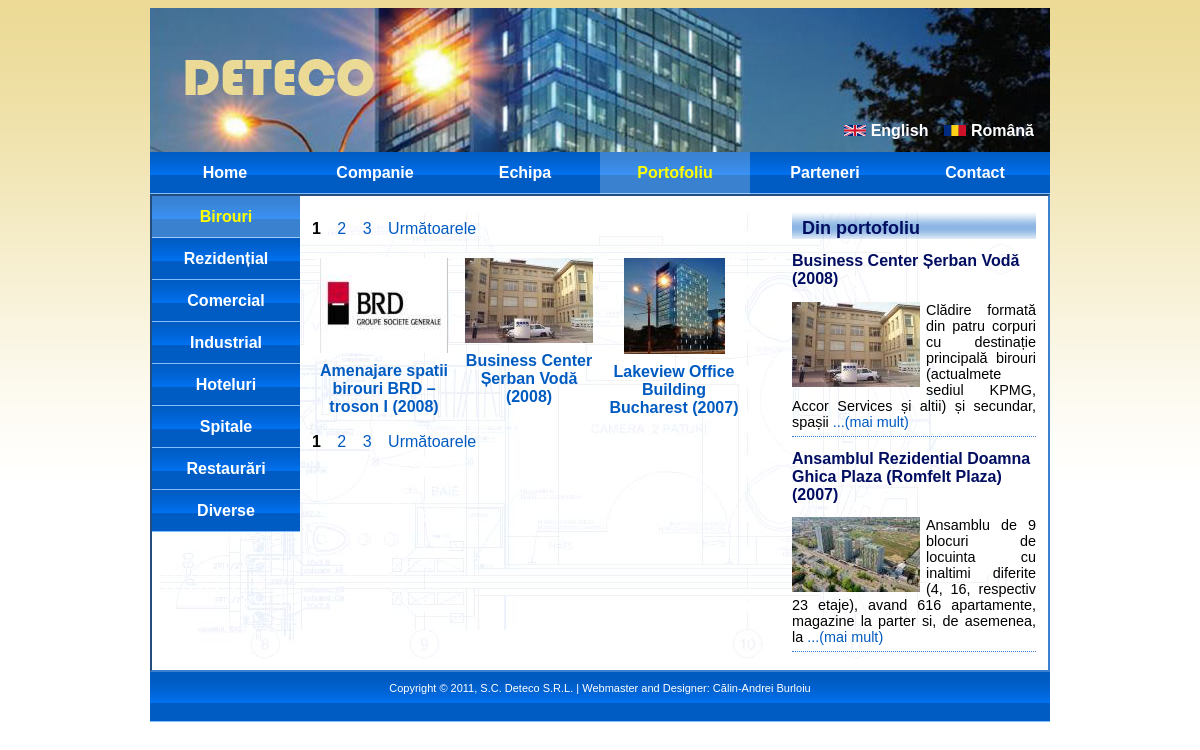
Screenshot of /portfolio.php with the database file from the repository.
### tables this page shows
CREATE TABLE `languages` (
  `code` varchar(8) NOT NULL,
  `name` varchar(32) NOT NULL,
  `image` varchar(64) default NULL,
  PRIMARY KEY  (`code`)
);

CREATE TABLE `portfolio` (
  `id` int(11) NOT NULL auto_increment,
  `name` varchar(128) NOT NULL,
  `category` enum('office','residential','hotel','industrial','commercial','restoration','hospital','other') NOT NULL,
  `tags` varchar(64) NOT NULL,
  `address` varchar(512) NOT NULL,
  `developer` varchar(128) NOT NULL,
  `chief_architect` varchar(128) NOT NULL,
  `whole_area` int(11) default NULL,
  `height` varchar(128) NOT NULL,
  `phase` varchar(128) NOT NULL,
  `year_begin` year(4) default NULL,
  `year_end` year(4) default NULL,
  `description` text NOT NULL,
  `images` varchar(512) NOT NULL,
  PRIMARY KEY  (`id`)
);

### portfolio.php (called while the page is built)
<?php
require('PortfolioPage.class.php');
$page = new PortfolioPage();
$page->appendHeader();
$page->appendBody();
$page->appendFooter();
$page->display();
?>

### PortfolioPage.class.php (called while the page is built, shortened)
<?php
require('Page.class.php');
require_once('ProjectListModule.class.php');
class PortfolioPage extends Page
{
	protected $dbContent;
	protected $page;
	protected $category;
	public function __construct()
	{
		$this->dbContent = new Content("portfolio");
		if(isset($_GET['category']))
			$this->category = $_GET['category'];
		else
			$this->category = 'office';
		if(isset($_GET['page']))
			$this->page = intval($_GET['page']);
		else
			$this->page = 0;
	}
	public function appendContent()
	{
		$prjListModule = new ProjectListModule($this->dbContent, $this->page,
			$this->category);
		$this->append($prjListModule->getContent());
	}
}

### SingletonDB.class.php (called while the page is built, shortened)
<?php
class SingletonDB
{
	private static $connection;
	public static function connect()
	{
		if(!isset(self::$connection))
		{
			self::$connection = new mysqli(ADDRESS, USERNAME, PASSWORD, DATABASE);
		}
		return self::$connection;
	}
}
?>

### Content.class.php (called while the page is built, shortened)
<?php
require_once('includes.inc.php');
require_once('util.inc.php');
class Content
{
	protected $db;
	protected $content;
	protected $lang;
	public function __construct($namespace)
	{
		try {
			$this->db = SingletonDB::connect();
			if( !($result = $this->db->query("SELECT * FROM `languages`")) )
				throw new DBException('query');
			while($row = $result->fetch_assoc())
			{
				$this->languages[$row['code']]['name'] = $row['name'];
				$this->languages[$row['code']]['img'] = $row['image'];
			}
			$matchedLang = DEFAULT_LANG;
			if(isset($_GET['lang']))
			{
				$lang = $this->processLangCode($_GET['lang']);
				$this->lang = $lang;
				if($lang != $matchedLang)
					setcookie("lang", $lang, time() + 30*24*60*60);
				else
					setcookie("lang", $lang, time() - 3600);
			}
			else if(isset($_COOKIE['lang']))
				$this->lang = $this->processLangCode($_COOKIE['lang']);
			else
				$this->lang = $matchedLang;
				if( !($result = $this->db->query("SELECT * FROM `content` WHERE namespace = 'common' OR namespace = '"
					. $namespace . "'")) )
				throw new DBException('query');
			while($row = $result->fetch_assoc())
			{
				$this->content[$row['name']] = json_decode($row['value'], true);
			}
		}
		catch(DBException $e) {
			echo $e->errorMessage();
			die();
		}
	}
	public function __get($name)
	{
		if(isset($this->content[$name]))
			return $this->content[$name][$this->lang];
		else
			return null;
	}
	public function getPortfolioSummary($category, $page, $checkIncomplete=false)
	{
		$portfolio = null;
		if(!$checkIncomplete)
			$columns = "id, name, tags, year_begin, images, category";
		else
			$columns = "*";
		$query = "SELECT ". $columns. " FROM `portfolio`";
		if($category != null)
			$query .= " WHERE category = '". $category . "'";
		$query .= " ORDER BY year_begin DESC, name ASC";
		$result = $this->db->query($query);
		while($row = $result->fetch_assoc())
		{
			$portfolio[$row['id']]['name'] = $row['name'];
			$portfolio[$row['id']]['tags'] = $row['tags'];
			$portfolio[$row['id']]['year_begin'] = $row['year_begin'];
			$images = json_decode($row['images'], true);
			if(!$images)
				$portfolio[$row['id']]['image'] = null;
			else
				$portfolio[$row['id']]['image'] = getThumbFileName($images[0]);
			$portfolio[$row['id']]['category'] = $row['category'];
		}
		return $portfolio;
	}
	public function getPortfolioAds()
	{
		$portfolio = null;
		$query = "SELECT id, name, tags, year_begin, description, images FROM `portfolio` ORDER BY RAND() LIMIT "
			. P_ADS_COUNT;
		$result = $this->db->query($query);
		while($row = $result->fetch_assoc())
		{
			$portfolio[$row['id']]['name'] = $row['name'];
			$portfolio[$row['id']]['tags'] = $row['tags'];
			$portfolio[$row['id']]['year_begin'] = $row['year_begin'];
			$images = json_decode($row['images'], true);
			if(!$images)
				$portfolio[$row['id']]['image'] = null;
			else
				$portfolio[$row['id']]['image'] = getThumbFileName($images[0]);
			$descriptions = json_decode($row['description'], true);
			$portfolio[$row['id']]['description'] = $descriptions[$this->lang];
		}
		return $portfolio;
	}
	public function getPortfolioCardinality($category)
	{
		$query = "SELECT count(id) c FROM `portfolio` WHERE category = '". $category. "'";
		$result = $this->db->query($query);
		$row = $result->fetch_row();
		if($row)
			return $row[0];
	}
}

### util.inc.php (called while the page is built, shortened)
<?php
function getURL($extraParams)
{
	$params = array_merge($_GET, $extraParams);
	$tokens = explode("?", $_SERVER['REQUEST_URI']);
	$url = $tokens[0];
	if(!empty($params))
	{
		$url .= "?";
		foreach($params as $key => $value)
		{
			$url .= "$key=$value&";
		}
		$url = substr($url, 0, -1);
	}
	return $url;
}
function getProjectURL($id, $name)
{
	return "project-$id-$name";
}
function getThumbFileName($img)
{
	$ext = strrchr($img, '.');
	$basename = substr($img, 0, strpos($img, $ext));
	$thumb = "${basename}_thumb${ext}";
	return $thumb;
}

### ProjectListModule.class.php (the view, shortened to what this page needs)
<?php
require_once('Content.class.php');
class ProjectListModule implements Module
{
	protected $dbContent;
	public function __construct($dbContent, $page=0, $category='office')
	{
		$this->dbContent = $dbContent;
		$this->page = $page;
		$this->category = $category;
	}
	function getNavigation($page, $portfolioCard)
	{
		$nav = "";
		$nPages = ceil($portfolioCard / PRJ_PER_PAGE);
		$nav .= '
					<div class="projects-nav">';
		for($i = 1; $i <= $nPages; $i++)
		{
			if($i - 1 == $page)
				$nav .= '<span class="crt-page">'. $i. '</span> ';
			else
				$nav .= '<a href="javascript: void(0)" onclick="retrieveProjects(' . ($i-1) . ', null)">'
				. $i . '</a> ';
		}
		if(($page + 1) < $nPages)
		{
			$nav .= '<a href="javascript: void(0)" onclick="retrieveProjects(' . ($page+1) . ', null)">'
				. $this->dbContent->portfolio_next . ' '. '</a>';
		}
		$nav .= '</div>';
		return $nav;
	}
	public function getContent()
	{
		$content = '';
		$portfolio = $this->dbContent->getPortfolioSummary($this->category,
			$this->page);
		$portfolioCard = $this->dbContent->getPortfolioCardinality(
			$this->category);
		$content .= $this->getNavigation($this->page, $portfolioCard);
		$i = 0;
		$count = 0;
		$content .= '
						<table class="icons-table">';
		foreach($portfolio as $id => $value)
		{
			$href = getProjectURL($id, $value['tags']);
			if($value['image'] != null)
				$img = "images/portfolio/". $value['image'];
			else
				$img = "";
			if($i == 0)
				$content .= '
							<tr>';
			$content .= '<td><a class="icon" href="' . $href . '">';
			if($img != '')
				$content .= '<img class="icon-img" src="' . $img . '" />';
			$content .= '<div class="icon-title">'
				. $value['name'] . ' (' . $value['year_begin'] . ')</div></a></td>';
			$i++;
			if($i == 3)
			{
				$content .= '</tr>';
				$i = 0;
			}
			$count++;
			if($count == PRJ_PER_PAGE)
				break;
		}
		$content .= '
						</table>';
		$content .= $this->getNavigation($this->page, $portfolioCard);
		return $content;
	}
}

### Page.class.php (shortened to what this page needs)
<?php
require_once('PortfolioAdsModule.class.php');
require_once('Content.class.php');
require_once('util.inc.php');
class Page
{
	protected $title = "Page";
	protected $name = "page";
	protected $content = "";
	protected $dbContent;
	protected $styles;
	public function __construct()
	{
		$this->styles = array("main.css");
	}
	public function append($str)
	{
		$this->content .= $str;
	}
	public function appendHeader()
	{
		$this->content .= '
	<div id="header">';
		$this->content .= '
		<ul id="menu">
			<li><a href="index.php"' . ($this->name == 'home' ? ' class="but_pressed"' : '') .
				'>' . $this->dbContent->menu_home . '</a></li>
			<li><a href="company.php"' . ($this->name == 'company' ? ' class="but_pressed"' : '') .
				'>' . $this->dbContent->menu_company . '</a></li>
			<li><a href="team.php"' . ($this->name == 'team' ? ' class="but_pressed"' : '') .
				'>' . $this->dbContent->menu_team . '</a></li>
			<li><a href="portfolio.php"' . ($this->name == 'portfolio' ? ' class="but_pressed"' : '') .
				'>' . $this->dbContent->menu_portfolio . '</a></li>
			<li><a href="partners.php"' . ($this->name == 'partners' ? ' class="but_pressed"' : '') .
				'>' . $this->dbContent->menu_partners . '</a></li>
			<li><a href="contact.php"' . ($this->name == 'contact' ? ' class="but_pressed"' : '') .
				'>' . $this->dbContent->menu_contact . '</a></li>
		</ul>';
		$this->content .= '
		<ul id="languages">';
      	foreach($this->dbContent->getLanguages() as $key => $value)
      	{
			$this->content .= '<li><a href="'
				. getURL(array("lang" => $key)). '"><img src="images/flags/'
				. $value['img']. '" /> '. $value['name']. '</a></li>';
      	}
		$this->content .= '
		</ul>';
		$this->content .= '
	</div>';
	}
	public function appendSide()
	{
		$modPA = new PortfolioAdsModule($this->dbContent);
		$this->append($modPA->getContent());
	}
	public function appendBody()
	{
		$this->appendContent();
		$this->appendSide();
	}
	public function appendFooter()
	{
		$this->content .= '
	<div id="footer">
		<p>Copyright &copy; 2011, S.C. Deteco S.R.L. | Webmaster and Designer: Cãlin-Andrei Burloiu</p>
	</div>';
	}
	public function display()
	{
		echo '<!DOCTYPE html PUBLIC "-//W3C//DTD XHTML 1.0 Strict//EN" "http://www.w3.org/TR/xhtml1/DTD/xhtml1-strict.dtd">
<html xmlns="http://www.w3.org/1999/xhtml">
<head>
<meta http-equiv="content-type" content="text/html; charset=utf-8" />
<title>' . $this->title . '</title>
<meta name="keywords" content="" />
<meta name="description" content="" />';
		foreach($this->styles as $style)
			echo '<link href="css/'. $style . '" rel="stylesheet" type="text/css" />';
		echo '</head>
<body>
';
		$this->content = '<div id="main_bg"><div id="main">' . $this->content . '</div></div>';
		echo $this->content;
		echo '</body></html>';
	}
}

### PortfolioAdsModule.class.php (shortened to what this page needs)
<?php
require_once('Content.class.php');
require_once('util.inc.php');
class PortfolioAdsModule implements Module
{
	protected $dbContent;
	public function __construct($dbContent)
	{
		$this->dbContent = $dbContent;
	}
	public function getAdsContent()
	{
		$content = '';
		$ads = $this->dbContent->getPortfolioAds();
		foreach($ads as $id => $value)
		{
			$href = getProjectURL($id, $value['tags']);
			$more = false;
			$content .= '<div class="ad">';
			$content .= '<a href="'. $href. '"><h2>'. $value['name']. ' ('. $value['year_begin']
				. ')</h2></a>';
			if($value['image'])
				$content .= '<a href="'. $href. '"><img class="floating-pic" src="images/portfolio/'
					. $value['image']. '" /></a>';
			$descr = $value['description'];
			if(strlen($descr) > MAX_DESCR_LEN)
			{
				$descr = substr($descr, 0, MAX_DESCR_LEN);
				$descr = substr($descr, 0, strrpos($descr, ' '));
				$more = true;
			}
			$content .= $descr;
			if($more)
				$content .= ' <a href="'. $href. '">...('. $this->dbContent->link_more. ')</a>';
			$content .= '<div style="clear: both"></div>';
			$content .= '</div>';
		}
		return $content;
	}
	public function getContent()
	{
		$content = "";
		$content .= '<h1>'. $this->dbContent->header_from_portfolio. '</h1>'
			. '<div id="portfolio-ads">';
		$content .= $this->getAdsContent();
		$content .= '</div><script type="text/javascript"> setTimeout("retrievePortfolioAds()", 30000); </script>';
		return $content;
	}
}
?>

### css/main.css (style rules this page uses)
a:link img { border-style: none; }
.content ul { list-style-type: none; list-style-position: inside; margin: 0px; padding: 0px; }
.content li { background: url(../images/text_bullet.png) 0px 2px no-repeat; margin-top: 3px; margin-bottom: 3px; padding-left: 18px; }
.content a:link { color: rgb(0,91,193); text-decoration: none; }
.content table { width: 100%; border-collapse: collapse; }
.content th, .content td { padding-top: 12px; }
.content td { padding-left: 12px; }
.side h1 { font-size:18px; font-weight: bold; color: #000D60; text-align: left; margin: 0px; padding: 10px 0px 0px 10px; background: url(../images/title.png) top repeat-x; }
.side h2 { font-size:16px; font-weight: bold; color: #000D60; text-align: left; clear: left; }
.side a:link { color: rgb(0,91,193); text-decoration: none; }
.floating-pic { float: left; margin-right: 6px; }
.ad { padding-bottom: 6px; border-bottom: 1px dotted rgb(59,129,208); margin-bottom: 6px; }
.icon:link, .icon:visited { width: 138px; float: left; text-align: center; border: 3px solid transparent; display: block; }
.icon-img { margin: 5px; display: inline; }
.icon-title { text-align: center; font-weight: bold; }
table.icons-table { width: auto; }
.icons-table td { padding-top: 0px; padding-left: 0px; vertical-align: top; width: 144px; }
.projects-nav { margin-top: 12px; margin-bottom: 12px; word-spacing: 12px; }
.crt-page { font-weight: bold; }
body { background: url(../images/bg.png) top repeat-x; font-family: Arial, Helvetica, sans-serif; }
#main { width: 900px; margin: 0px auto; }
#header { color:white; background: #bbbbbb url('../images/header_picture.jpg') no-repeat right top; height: 186px; position: relative; clear: both; }
#body { width: 896px; background: #FFFFFF url(../images/bg_body.jpg) 0px 0px no-repeat; border: 2px inset rgb(59,129,208); display: block; }
.content { float:left; width: 604px; margin: 12px; text-align: justify; }
.container { margin: 0px; position: relative; }
.sub-menu-container { float: left; width: 148px; }
.sub-content { float: right; width: 432px; margin: 12px; }
.side { float: right; width: 244px; margin: 12px; text-align:justify; font-size: 0.9em; }
#footer { height: 42px; font-size: 11px; color: #ffffff; line-height: 100%; text-align: center; padding-bottom: 8px; background: rgb(0,91,193) url(../images/but.png) bottom repeat-x; clear: both; overflow: hidden; }
#menu { list-style-type: none; margin: 0; padding: 0; overflow: hidden; position: absolute; bottom: 0px; }
#menu > li { float:left; padding-left: 0px; }
#menu > li > a:link, #menu > li > a:visited { display: block; background: rgb(0,91,193) url(../images/but.png) top repeat-x; color: #FFFFFF; font-weight: bold; text-align:center; text-decoration: none; padding-top: 12px; width: 150px; height: 30px; }
#menu > li > a.but_pressed { background: rgb(59,129,208) url(../images/but_pressed.png) top repeat-x ; color: #FFFF00; }
#sub-menu { list-style-type: none; margin: 0; padding: 0; overflow: hidden; }
#sub-menu > li { background: none; margin-top: 0px; margin-bottom: 0px; padding-left: 0px; }
#sub-menu > li > a:link, #sub-menu > li > a:visited { display: block; background: rgb(0,91,193) url(../images/but.png) top repeat-x; color: #FFFFFF; font-weight: bold; text-align:center; text-decoration: none; padding-top: 12px; width: 100%; height: 30px; }
#sub-menu > li > a.but_pressed { background: rgb(59,129,208) url(../images/but_pressed.png) top repeat-x ; color: #FFFF00; }
#languages { list-style-type: none; margin: 0; padding: 0; position: absolute; right: 16px; bottom: 54px; }
#languages > li { float: right; margin-left: 16px; }
#languages > li > a:link, #languages > li > a:visited { display: block; color: #FFFFFF; font-weight: bold; text-decoration: none; }

### rows the page displays
languages: image (picture), name "Română"
languages: image (picture), name "English"
portfolio: shows a picture, name "Amenajare spatii birouri BRD – troson I", year_begin "2008"
portfolio: shows a picture, name "Business Center Șerban Vodă", year_begin "2008"
portfolio: shows a picture, name "Lakeview Office Building Bucharest", year_begin "2007"
portfolio: name "Ansamblul Rezidential Doamna Ghica Plaza (Romfelt Plaza)", year_begin "2007", shows a picture, value "Ansamblu de 9 blocuri de locuinta cu inaltimi diferite (4, 16, respectiv 23 etaje), avand 616 apartamente, magazine la parter si, de asemenea, la"

### other values shown
$this->dbContent->menu_home "Home"
$this->dbContent->menu_company "Companie"
$this->dbContent->menu_team "Echipa"
$this->dbContent->menu_portfolio "Portofoliu"
$this->dbContent->menu_partners "Parteneri"
$this->dbContent->menu_contact "Contact"
$this->content "Birouri Rezidențial Comercial Industrial Hoteluri Spitale Restaurări Diverse"
$this->dbContent->portfolio_next "Următoarele Următoarele"
$this->dbContent->header_from_portfolio "Din portofoliu"
$value['name'] "Business Center Șerban Vodă"
$value['year_begin'] "2008"
